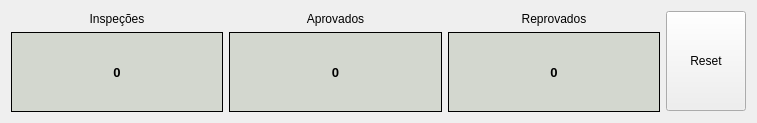
<?xml version="1.0" encoding="UTF-8"?>
<ui version="4.0">
 <class>FormStatistics</class>
 <widget class="QWidget" name="FormStatistics">
  <property name="geometry">
   <rect>
    <x>0</x>
    <y>0</y>
    <width>757</width>
    <height>123</height>
   </rect>
  </property>
  <property name="windowTitle">
   <string>Form</string>
  </property>
  <layout class="QHBoxLayout" name="horizontalLayout">
   <item>
    <layout class="QVBoxLayout" name="verticalLayout">
     <item>
      <widget class="QLabel" name="label">
       <property name="text">
        <string>Inspeções</string>
       </property>
       <property name="alignment">
        <set>Qt::AlignCenter</set>
       </property>
      </widget>
     </item>
     <item>
      <widget class="QLabel" name="lbl_insp">
       <property name="minimumSize">
        <size>
         <width>0</width>
         <height>80</height>
        </size>
       </property>
       <property name="font">
        <font>
         <pointsize>10</pointsize>
         <weight>75</weight>
         <bold>true</bold>
        </font>
       </property>
       <property name="styleSheet">
        <string notr="true">background-color: rgb(211, 215, 207);</string>
       </property>
       <property name="frameShape">
        <enum>QFrame::Box</enum>
       </property>
       <property name="text">
        <string>0</string>
       </property>
       <property name="alignment">
        <set>Qt::AlignCenter</set>
       </property>
      </widget>
     </item>
    </layout>
   </item>
   <item>
    <layout class="QVBoxLayout" name="verticalLayout_2">
     <item>
      <widget class="QLabel" name="label_2">
       <property name="text">
        <string>Aprovados</string>
       </property>
       <property name="alignment">
        <set>Qt::AlignCenter</set>
       </property>
      </widget>
     </item>
     <item>
      <widget class="QLabel" name="lbl_ok">
       <property name="minimumSize">
        <size>
         <width>0</width>
         <height>80</height>
        </size>
       </property>
       <property name="font">
        <font>
         <pointsize>10</pointsize>
         <weight>75</weight>
         <bold>true</bold>
        </font>
       </property>
       <property name="styleSheet">
        <string notr="true">background-color: rgb(211, 215, 207);</string>
       </property>
       <property name="frameShape">
        <enum>QFrame::Box</enum>
       </property>
       <property name="text">
        <string>0</string>
       </property>
       <property name="alignment">
        <set>Qt::AlignCenter</set>
       </property>
      </widget>
     </item>
    </layout>
   </item>
   <item>
    <layout class="QVBoxLayout" name="verticalLayout_3">
     <item>
      <widget class="QLabel" name="label_3">
       <property name="text">
        <string>Reprovados</string>
       </property>
       <property name="alignment">
        <set>Qt::AlignCenter</set>
       </property>
      </widget>
     </item>
     <item>
      <widget class="QLabel" name="lbl_nok">
       <property name="minimumSize">
        <size>
         <width>0</width>
         <height>80</height>
        </size>
       </property>
       <property name="font">
        <font>
         <pointsize>10</pointsize>
         <weight>75</weight>
         <bold>true</bold>
        </font>
       </property>
       <property name="styleSheet">
        <string notr="true">background-color: rgb(211, 215, 207);</string>
       </property>
       <property name="frameShape">
        <enum>QFrame::Box</enum>
       </property>
       <property name="text">
        <string>0</string>
       </property>
       <property name="alignment">
        <set>Qt::AlignCenter</set>
       </property>
      </widget>
     </item>
    </layout>
   </item>
   <item>
    <widget class="ButtonBeR" name="btn_reset">
     <property name="minimumSize">
      <size>
       <width>80</width>
       <height>100</height>
      </size>
     </property>
     <property name="maximumSize">
      <size>
       <width>80</width>
       <height>100</height>
      </size>
     </property>
     <property name="text">
      <string>Reset</string>
     </property>
     <property name="icon">
      <iconset resource="../res/icons.qrc">
       <normaloff>:/icons/cancel.png</normaloff>:/icons/cancel.png</iconset>
     </property>
     <property name="bgIcon">
      <iconset resource="../res/icons.qrc">
       <normaloff>:/icons/bt-blank.png</normaloff>
       <normalon>:/icons/bt-blank_pressed.png</normalon>:/icons/bt-blank.png</iconset>
     </property>
     <property name="bgIconSize">
      <size>
       <width>80</width>
       <height>80</height>
      </size>
     </property>
    </widget>
   </item>
  </layout>
 </widget>
 <customwidgets>
  <customwidget>
   <class>ButtonBeR</class>
   <extends>QPushButton</extends>
   <header>buttonber.h</header>
  </customwidget>
 </customwidgets>
 <resources>
  <include location="../res/icons.qrc"/>
 </resources>
 <connections/>
</ui>
